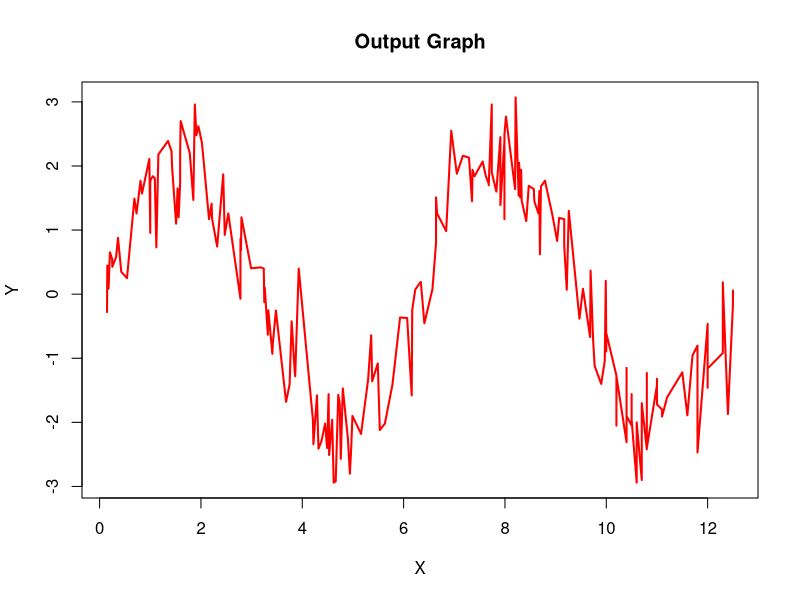

R code for this plot: (Note: this script raises an error after producing the figure.)
## ---- chunk 1
rm(list = ls())

# R version
version
## ---- chunk 2
# Importing the dataset from csv file
data <- read.csv('LOWESS_scatter.csv');
head(data);
X = data[,1];
Y = data[,2];
## ---- chunk 3
# Helper function to implement clipping of vector
clip <- function(x, lower, upper) {
  pmax(pmin(x, upper), lower)
}

# Function to implement LOWESS Algorithm
lowess <- function(x, y, f = 2./3.,iter = 3){
  n = length(x);
  r = ceiling(f*n);
  h = c();
  for(i in 1:n){
    temp = abs(x - x[i]);
    sort(temp)
    h[i] = temp[r];
  }
  minV <- 0.0;
  maxV <- 1.0;
  x1 = matrix(x,1,n);
  x2 = matrix(x,n,1);
  w = matrix(0,1,n);
  for(i in 1:n){
    temp = matrix(abs((x1[i] - x2)/h[i]),1,n);
    temp = clip(temp,minV,maxV);
    w = rbind(w,temp);
  }
  w = w[1:n,];
  w = (1 - w ** 3) ** 3;
  yest = matrix(0,1,n);
  delta = matrix(1,1,n);
  prev_weights = matrix(0,1,n);

  for(iteration in 1:iter){
    for(i in 1:n){
      weights = delta * matrix(w[,i],1,n);
      if(any(is.na(weights))){
        weights = prev_weights;
      }
      b = c(sum(weights*y), sum(weights*y*x));
      A = matrix(c(sum(weights), sum(weights*x), sum(weights*x),sum(weights*x*x)),2,2);
      beta = solve(A,b);
      yest[i] = beta[1] + beta[2] * x[i];
      prev_weights = weights;
    }
    
    # Calculating the residual and median of residuals
    residuals = matrix(y,1,n) - yest;
    residuals = matrix(residuals,1,n);

    s = sort(abs(residuals))[n/2];
    delta = clip(residuals / (6.0 * s), -1, 1);
    delta = (1 - delta ** 2) ** 2;
    delta = matrix(delta,1,n);
  }
  return(yest);
}

## ---- chunk 4
yest = lowess(X,Y,f=0.25,iter=15);
# yest = read.csv('LOWESS_pred.csv');
# yest = yest[,1]
library(ggplot2);
plot(X,Y,type='l',col='red',lwd=2,main="Output Graph");
lines(yest$x,yest$y,type='l',col='green',lwd=2);
legend(x=8.45,y=3,legend=c('Y with Noise','Locally Weighted Regression Output'),col=c("red","green"),cex=0.6,pch=15);
